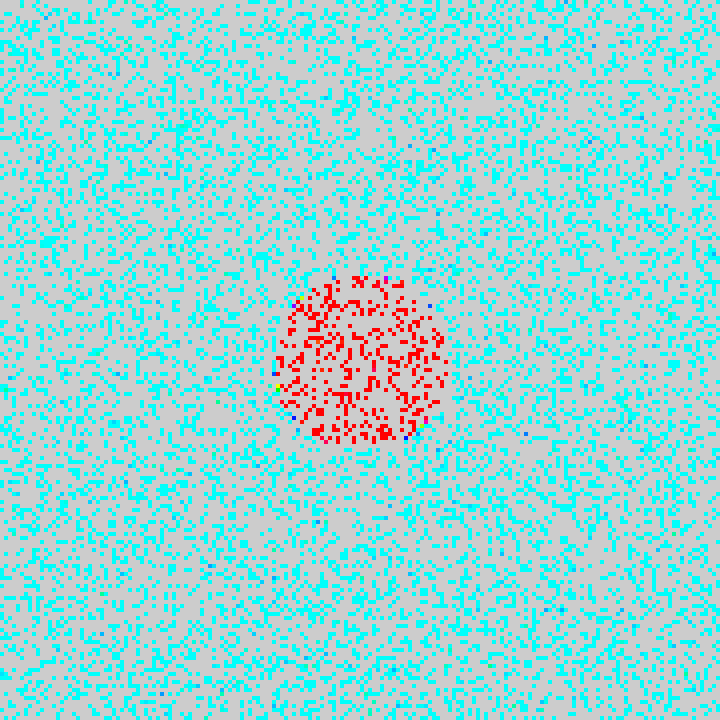
Frame 1 (no input)
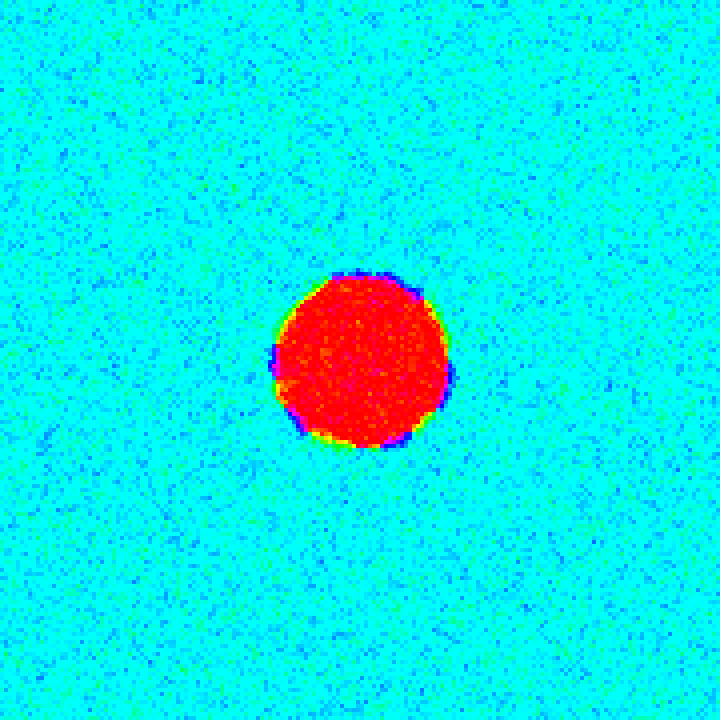
Frame 60 (the mouse pressed at the canvas centre just before this capture)
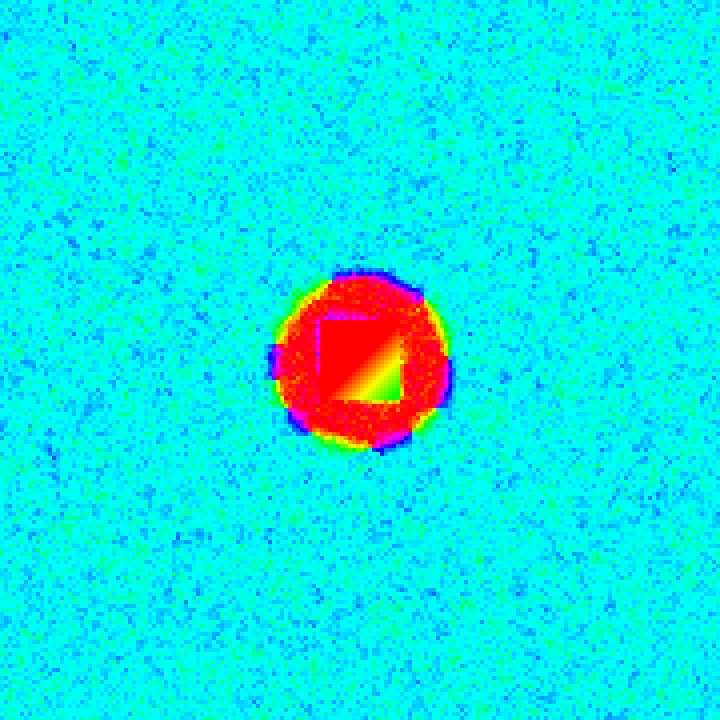
Frame 120 (the mouse held since frame 60 and released just before this capture)

The Processing sketch that drew these frames (run headless with seeded random() and noise(); from frame 60 on, the mouse is pressed at the canvas centre):

// Processing sketch: xymodel
// ── xymodel.pde
float increment = 0.02;
int n = 180;
int dotsize;
float[][] field = new float[n][n];
float[][] fieldv = new float[n][n];
float[][] nextField = new float[n][n];
float[][] nextFieldv = new float[n][n];
float J = 1; 
float h = 0;
float T = 0.2;
float dt = 0.01;
float sample = 0;
float gauge = 0;
int brushSize = 10;
boolean pause = false;
boolean usePixels = true;

enum Mode {
  THERMAL, DYNAMIC
};
enum DisplayMode {
  FIELD, STRING, VORTEX
};

DisplayMode displayMode = DisplayMode.FIELD;
Mode mode = Mode.THERMAL;

void setup() {
  size(720, 720);
  dotsize = (width/n);
  colorMode(HSB, 255);
  for (int i=0; i<n; i++)
    for (int j=0; j<n; j++)
    {
      //fieldv[i][j] = 5*sin(4.*(i/n+j/n));
      if (Math.sqrt(Math.pow(i-n/2, 2)+Math.pow(j-n/2, 2))<n/8)
        field[i][j] = 0;
      else
        field[i][j] = 0.5;
      //field[i][j] = (sin(5*PI*i/n)*
      //sin(5*PI*j/n)+1);
      //+(sin(1*PI*i/n+1)*sin(0*PI*j/n+1)+1)/4;
    }
}

public void dynamic() {
  for (int i=0; i<n; i++)
    for (int j=0; j<n; j++)
    {
      nextFieldv[i][j] = fieldv[i][j] + getForce(i, j)*dt;
      nextField[i][j] = field[i][j] + nextFieldv[i][j]; 
      nextField[i][j] = (nextField[i][j]%1);
      if (nextField[i][j] < 0)
        nextField[i][j] += 1;
      if (displayMode == DisplayMode.FIELD)
        drawCell(i, j, nextField[i][j], 1., 1.);
    }
  for (int i=0; i<n; i++)
    for (int j=0; j<n; j++)
    {
      field[i][j] = nextField[i][j];
      field[i][j] = getField(i, j);
      fieldv[i][j] = nextFieldv[i][j];
    }
}
public void thermal() {
  for (int flip=0; flip<10000; flip++)
  {

    float maxangle = 1;
    int randi = (int)(random(1)*n);
    int randj = (int)(random(1)*n);
    float randa = random(1)*2*maxangle - maxangle;
    float oldField = getField(randi, randj);
    float oldEnergy = getEnergy(randi, randj);
    field[randi][randj] += randa;
    field[randi][randj] = (field[randi][randj]%1);
    if (field[randi][randj] < 0)
      field[randi][randj] += 1;
    field[randi][randj] = getField(randi, randj);
    float newEnergy = getEnergy(randi, randj);
    float dE = newEnergy - oldEnergy;
    float prob = exp(-dE/T);
    if (T == 0) prob = 0;
    if (dE > 0 && prob < random(1))
    {
      field[randi][randj] = oldField;
    }
    //pixels[randi+width*randj] = color(255,0,0);
    if (displayMode == DisplayMode.FIELD)
      drawCell(randi, randj, getField(randi, randj), 1., 1.);
  }
}
void string() {
  for (int i = 0; i<n; i++)
    for (int j=0; j<n; j++) {
      float di = (getField(i+1, j)+gauge)%1 - (getField(i, j)+gauge)%1;
      float dj = (getField(i, j+1)+gauge)%1 - (getField(i, j)+gauge)%1;
      float angle = 0.5*(atan2(dj, di)/PI + 1);
      float mag = sqrt(di*di+dj*dj)/sqrt(2);
      sample = mag;
      drawCell(i, j, angle, 1., mag);
    }
}
float[] fieldValueToComplex(float f)
{
  float theta = 2*PI*f;
  float[] out = {cos(theta), sin(theta)};
  return out;
}

void vortex() {
  for (int i = 0; i<n; i++) {
    for (int j=0; j<n; j++) {

      sample = detectVortex(i, j);
      float hue=0;
      float bright =1;
      float threshold = 0.5;
      if (sample < 0)
        hue = 0.5;
      if (sample > 0)
        hue = 0;
      if (sample > threshold || sample < -threshold) {
        bright = abs(sample);
      } else {
        bright = 0;
      }
      //hue = (sample+1)/2;
      drawCell(i, j, hue, 1., bright);
    }
  }
}
float dTheta(int i1, int j1, int i2, int j2)
{

  float df = (getField(i2, j2) - getField(i1, j1));
  if (abs(df) > .75) return df;
  else return 0;
}
void clearField()
{
  for (int i=0; i<n; i++)
    for (int j=0; j<n; j++)
    {
      field[i][j] = 0;
      fieldv[i][j] = 0;
    }
}
void drawCell(int i, int j, float hue, float sat, float val)
{
  if (usePixels)
    for (int di=0; di<dotsize; di++)
      for (int dj=0; dj<dotsize; dj++)
        pixels[i*dotsize+di+(j*dotsize+dj)*width] = color((int)(hue*255), (int)(255*sat), (int)(255*val));
  else
  {
    fill((int)(hue*255), (int)(255*sat), (int)(255*val));
    rect(i*dotsize, j*dotsize, dotsize, dotsize);
  }
}
void draw() {
  if (usePixels)
    loadPixels();

  // For every x,y coordinate in a 2D space, calculate a noise value and produce a brightness value
  if (!pause)
  {
    if (mode == Mode.THERMAL) thermal();
    if (mode == Mode.DYNAMIC) dynamic();
  }
  if (displayMode == DisplayMode.STRING)
    string();
  if (displayMode == DisplayMode.VORTEX)
    vortex();
  if (mousePressed)
  {
    for (int di=-brushSize; di<brushSize; di++)
      for (int dj=-brushSize; dj<brushSize; dj++)
      {
        int i = mouseX/dotsize+di;
        int j = mouseY/dotsize+dj;
        if (-1 < i && i < n && -1 < j && j < n)
        {
          field[i][j] = (0.2*(di+dj)/brushSize)%1;
          drawCell(i, j, field[i][j], 1., 1.);
        }
      }
  }
  if (usePixels)
    updatePixels();
}
void keyPressed() {
  if (key == 'v')
    if (displayMode == DisplayMode.FIELD)
      displayMode = DisplayMode.STRING;
    else
      if (displayMode == DisplayMode.STRING)
        displayMode = DisplayMode.VORTEX;
      else
        if (displayMode == DisplayMode.VORTEX)
          displayMode = DisplayMode.FIELD;
  if (key == 'p')
    pause = !pause;
  if (key == 'c')
    clearField();
  if (key == 'w')
    h += 0.1;
  if (key == 's')
    h -= 0.1;
  if (key == 'd')
    J += 0.1;
  if (key == 'a')
    J -= 0.1;
  if (mode == Mode.THERMAL) {
    if (key == 'i')
      T += 0.1;
    if (key == 'k')
      T -= 0.1;
    if (T < 0)
      T = 0;
  }
  if (mode == Mode.DYNAMIC) {
    if (key == 't')
      dt = dt*2;
    if (key == 'g')
      dt = dt/2;
  }
  if (key == 'x')
    gauge += .1;
  if (key == 'z')
    gauge -= .1;
  if (key == 'z' || key == 'x')
    if (displayMode == DisplayMode.STRING)
      string();
  if (key == 'm') {
    if (mode == Mode.THERMAL) {
      mode = Mode.DYNAMIC;
    } else {
      mode = Mode.THERMAL;
    }
  }
  println("h=" + h + ", J=" + J + ", T=" + T + ", dt=" + dt);
  //print(sample);
}

// ── Cell.pde
//per-cell operations

public float getField(int i, int j)
{
  if (i < 0)
    i += n;
  if (j < 0)
    j += n;
  //return floor(field[i%n][j%n]*4)/(1.*4);
  return field[i%n][j%n];
}
public float getE(int i, int j, int di, int dj)
{
  return -J*cos(2*PI*(getField(i, j) - getField(i+di, j+dj)));
}
public float getEnergy(int i, int j)
{
  float energy = getE(i, j, 1, 0)+getE(i, j, -1, 0)+getE(i, j, 0, 1)+getE(i, j, 0, -1);
  //diagonal terms
  energy += getE(i, j, 1, 1)+getE(i, j, -1, -1)+getE(i, j, -1, 1)+getE(i, j, 1, -1);
  //kinetic term
  energy += - h*cos(2*PI*getField(i, j));
  return energy;
}
public float getF(int i, int j, int di, int dj)
{
  return -J*sin(2*PI*(getField(i, j) - getField(i+di, j+dj))) + h*sin(2*PI*getField(i, j));
}
public float getForce(int i, int j)
{
  return getF(i, j, 1, 0)+getF(i, j, -1, 0)+getF(i, j, 0, 1)+getF(i, j, 0, -1);
}

float detectVortex(int i, int j)
{
  float[] vals = {
    getField(i, j), 
    getField(i, j+1), 
    getField(i+1, j+1), 
    getField(i+1, j)
  };
  return sin(PI*(vals[0]-vals[2]))
    *sin(PI*(vals[1]-vals[3]))
    *sin(PI*(vals[0]-vals[1]+vals[2]-vals[3]));
}

// ── Complex.pde

class Complex {
    float re;   // the re part
    float im;   // the imaginary part

    public Complex(float re, float im) {
        this.re = re;
        this.im = im;
    }
    public Complex(float re) {
      this.re = re;
      this.im = 0;
    }
    public Complex times(Complex b) {
        float re = this.re * b.re - this.im * b.im;
        float im = this.re * b.im + this.im * b.re;
        return new Complex(re, im);
    }
    public Complex plus(Complex b) {
        float re = this.re + b.re;
        float im = this.im + b.im;
        return new Complex(re, im);
    }
    public Complex cexp() {
      float r = exp(this.re);
      return new Complex(r*cos(this.im),r*sin(this.im));
    }
    public float abs() {
      return sqrt(this.re*this.re + this.im*this.im);
    }
}
